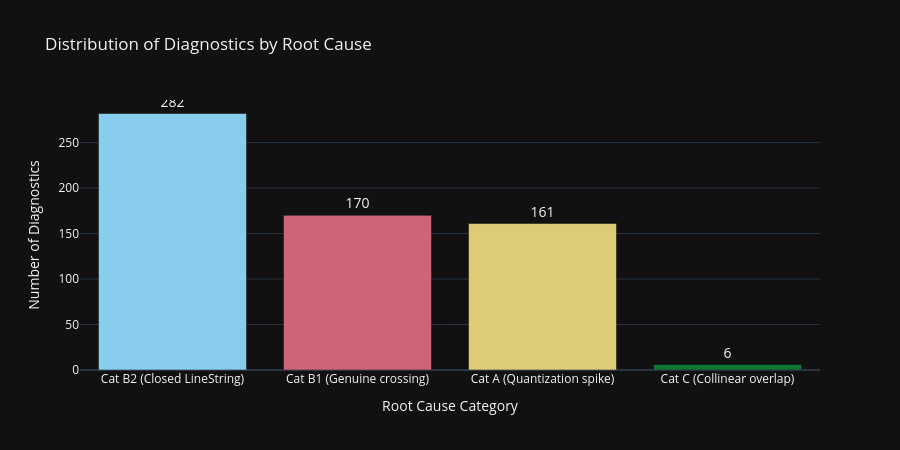

Notebook code cell kept with this figure:
### Markdown cell above
## 2. Root Cause Classification

Every flagged ring is classified into one of four root causes. The numbers dictate the direction of the engineering effort:
* **Cat A (Quantization spike):** Duplicate vertices forming a hairpin.
* **Cat B1 (Genuine crossing):** A true topological self-intersection.
* **Cat B2 (Closed LineString):** Boundary loops flagged at the closure vertex.
* **Cat C (Collinear overlap):** Overlapping segments.

### Code cell
def classify_record(r):
    if r['isCollinear']: return 'Cat C (Collinear overlap)'

    is_closed_linestring = False
    if r['geometryType'] == 'LineString':
        v = r['vertices']
        if v[0]['x'] == v[-1]['x'] and v[0]['y'] == v[-1]['y']:
            is_closed_linestring = True

    if is_closed_linestring and r['sharedVertex']:
        return 'Cat B2 (Closed LineString)'

    v = r['vertices']
    is_closed = (r['geometryType'] == 'Polygon') or is_closed_linestring
    dup_count = r['duplicateVertexCount']
    has_non_closing_dup = (dup_count > 1) if is_closed else (dup_count > 0)

    if has_non_closing_dup: return 'Cat A (Quantization spike)'
    return 'Cat B1 (Genuine crossing)'

for r in rings_json: r['category'] = classify_record(r)

df_classified = pd.DataFrame(rings_json)
cat_counts = df_classified['category'].value_counts().reset_index()
cat_counts.columns = ['Root Cause Category', 'Count']

fig_cat = px.bar(cat_counts, x='Root Cause Category', y='Count', text='Count',
                 title="Distribution of Diagnostics by Root Cause",
                 color='Root Cause Category',
                 color_discrete_sequence=px.colors.qualitative.Safe)
fig_cat.update_traces(textposition='outside', textfont_size=14)
fig_cat.update_layout(showlegend=False, height=450, yaxis_title="Number of Diagnostics")
fig_cat.show()

### Figure 1 — Plotly figure (JSON) as saved in the notebook; plotly's stock layout.template omitted (floating-point values rounded to 4 significant figures)
{"data": [{"hovertemplate": "Root Cause Category=%{x}<br>Count=%{text}<extra></extra>", "legendgroup": "Cat B2 (Closed LineString)", "marker": {"color": "rgb(136, 204, 238)", "pattern": {"shape": ""}}, "name": "Cat B2 (Closed LineString)", "orientation": "v", "showlegend": true, "text": [282.0], "textfont": {"size": 14}, "textposition": "outside", "type": "bar", "x": ["Cat B2 (Closed LineString)"], "xaxis": "x", "y": [282], "yaxis": "y"}, {"hovertemplate": "Root Cause Category=%{x}<br>Count=%{text}<extra></extra>", "legendgroup": "Cat B1 (Genuine crossing)", "marker": {"color": "rgb(204, 102, 119)", "pattern": {"shape": ""}}, "name": "Cat B1 (Genuine crossing)", "orientation": "v", "showlegend": true, "text": [170.0], "textfont": {"size": 14}, "textposition": "outside", "type": "bar", "x": ["Cat B1 (Genuine crossing)"], "xaxis": "x", "y": [170], "yaxis": "y"}, {"hovertemplate": "Root Cause Category=%{x}<br>Count=%{text}<extra></extra>", "legendgroup": "Cat A (Quantization spike)", "marker": {"color": "rgb(221, 204, 119)", "pattern": {"shape": ""}}, "name": "Cat A (Quantization spike)", "orientation": "v", "showlegend": true, "text": [161.0], "textfont": {"size": 14}, "textposition": "outside", "type": "bar", "x": ["Cat A (Quantization spike)"], "xaxis": "x", "y": [161], "yaxis": "y"}, {"hovertemplate": "Root Cause Category=%{x}<br>Count=%{text}<extra></extra>", "legendgroup": "Cat C (Collinear overlap)", "marker": {"color": "rgb(17, 119, 51)", "pattern": {"shape": ""}}, "name": "Cat C (Collinear overlap)", "orientation": "v", "showlegend": true, "text": [6.0], "textfont": {"size": 14}, "textposition": "outside", "type": "bar", "x": ["Cat C (Collinear overlap)"], "xaxis": "x", "y": [6], "yaxis": "y"}], "layout": {"barmode": "relative", "height": 450, "legend": {"title": {"text": "Root Cause Category"}, "tracegroupgap": 0}, "showlegend": false, "title": {"text": "Distribution of Diagnostics by Root Cause"}, "xaxis": {"anchor": "y", "categoryarray": ["Cat B2 (Closed LineString)", "Cat B1 (Genuine crossing)", "Cat A (Quantization spike)", "Cat C (Collinear overlap)"], "categoryorder": "array", "domain": [0, 1], "title": {"text": "Root Cause Category"}}, "yaxis": {"anchor": "x", "domain": [0, 1], "title": {"text": "Number of Diagnostics"}}}}
